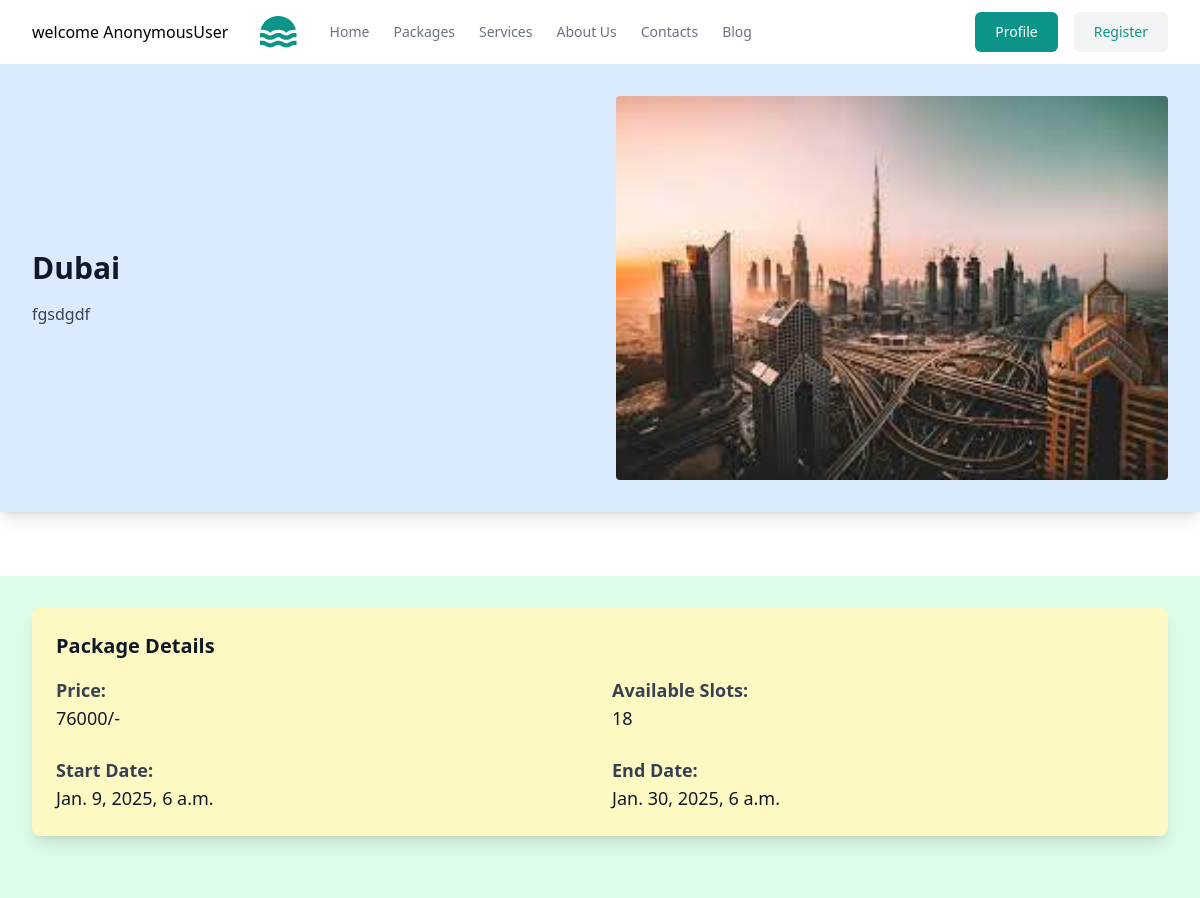
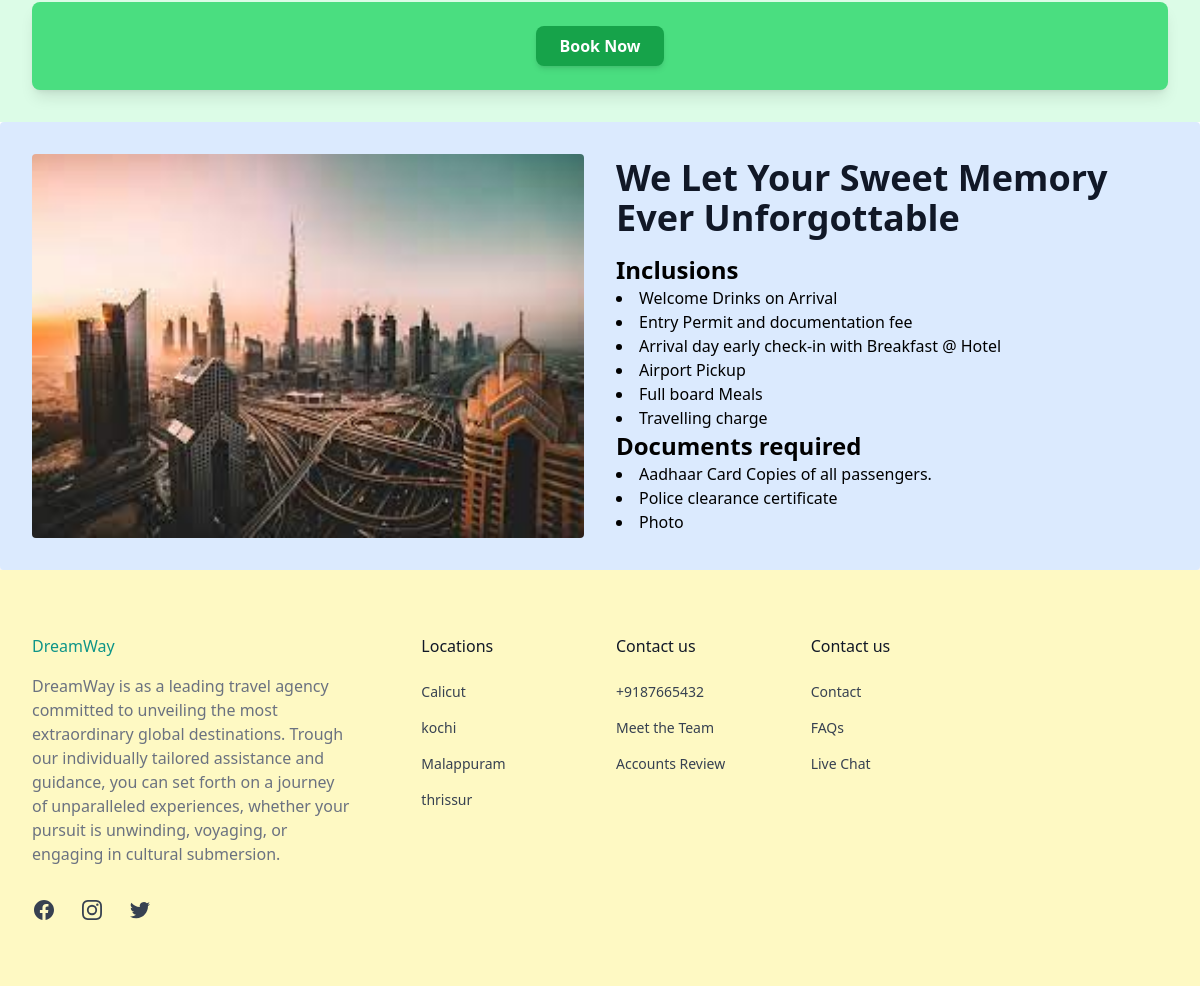
/tour/details/11/, run on the app's committed database (2 pictures, top to bottom).
### tours/models.py (models this page shows, shortened)
class BaseModel(models.Model):
    created_date=models.DateTimeField(auto_now_add=True)
    updated_date=models.DateTimeField(auto_now=True)

class TourPackage(BaseModel):
    package_name=models.CharField(max_length=200)
    description=models.TextField()
    price=models.IntegerField()
    start_date=models.DateTimeField()
    end_date=models.DateTimeField()
    destination=models.CharField(max_length=200)
    available_slots=models.IntegerField()
    image=models.ImageField(upload_to='tour-image',null=True,blank=True)
    imagetwo=models.ImageField(upload_to='tour-imagetwo',null=True,blank=True)

### tours/views.py (the view)
# urls.py: path('tour/details/<int:pk>/',views.TourDetailView.as_view(),name="tour-details"),
class TourDetailView(View):
    template_name="tour_details.html"
    def get(self,request,*args,**kwargs):
        id=kwargs.get("pk")
        qs=TourPackage.objects.get(id=id)
        return render(request,self.template_name,{"data":qs})

### tours/templates/tour_details.html (shortened to what this page needs)
{%extends 'base.html'%}
{%block main_block%}
<section>
    <div class="mx-auto max-w-screen-xl px-4 py-8 sm:px-6 lg:px-8 shadow-lg bg-blue-100" >
      <div class="grid grid-cols-1 gap-4 md:grid-cols-2 md:items-center md:gap-8">
        <div>
          <div class="max-w-lg md:max-w-none">
            <h2 class="text-2xl font-semibold text-gray-900 sm:text-3xl">
             {{data.destination}}
            </h2>
            <p class="mt-4 text-gray-700">
              {{data.description}}
            </p>
          </div>
        </div>
        <div>
          <img
            src="{{data.image.url}}"
            class="rounded w-98 h-96"
            alt=""
          />
        </div>
      </div>
    </div>
  </section>
  <section class="mt-16">
    <div class="mx-auto max-w-screen-xl px-4 py-8 sm:px-6 lg:px-8 bg-green-100">
      <div class="bg-yellow-100 rounded-lg shadow-lg p-6">
        <h3 class="text-xl font-semibold text-gray-900">Package Details</h3>
        <div class="mt-4 grid grid-cols-1 md:grid-cols-2 gap-6">
          <div>
            <p class="text-lg font-bold text-gray-700">Price:</p>
            <p class="text-lg text-gray-900">{{data.price}}/-</p>
          </div>
          <div>
            <p class="text-lg font-bold text-gray-700">Available Slots:</p>
            <p class="text-lg text-gray-900">{{data.available_slots}}</p>
          </div>
          <div>
            <p class="text-lg font-bold text-gray-700">Start Date:</p>
            <p class="text-lg text-gray-900">{{data.start_date}}</p>
          </div>
          <div>
            <p class="text-lg font-bold text-gray-700">End Date:</p>
            <p class="text-lg text-gray-900">{{data.end_date}}</p>
          </div>
        </div>
        </div>
      </div>
</section>
<div class="mx-auto max-w-screen-xl px-4 py-8 sm:px-6 lg:px-8 bg-green-100">
  <div class="bg-green-400 rounded-lg shadow-lg p-6 flex justify-center items-center">
    <a href="{%url 'booking-confirm' data.id%}" class="bg-green-600 text-white font-semibold py-2 px-6 rounded-lg shadow-md hover:bg-green-700 focus:outline-none focus:ring-2 focus:ring-green-500 focus:ring-opacity-50 transition-all duration-300">
      Book Now
    </a>
  </div>
</div>
    <section>
        <div class="mx-auto max-w-screen-xl px-4 py-8 sm:px-6 lg:px-8 shadow-lg bg-blue-100 shadow-lg rounded" >
          <div class="grid grid-cols-1 gap-4 md:grid-cols-2 md:items-center md:gap-8">
            <div>
                <img
                  src="{{data.image.url}}"
                  class="rounded w-100 h-96"
                  alt=""
                />
            </div>
            <div>
              <div class="max-w-lg md:max-w-none">
                <h1 class="text-4xl font-semibold text-gray-900 sm:text-4xl">
                    We Let Your Sweet Memory Ever Unforgottable
                </h1>
                <p class="mt-4 text-gray-700">
                  <div>
                   <h2 class="text-2xl font-bold">Inclusions</h2>
                        <li>Welcome Drinks on Arrival</li>
                        <li>Entry Permit and documentation fee</li>
                        <li>Arrival day early check-in with Breakfast @ Hotel</li>
                        <li>Airport Pickup </li>
                        <li>Full board Meals</li>
                        <li>Travelling charge</li>
                  </div>
                  <div>
                    <h2 class="text-2xl font-bold">Documents required</h2>
                     <li>Aadhaar Card Copies of all passengers.</li>
                     <li>Police clearance certificate</li>
                     <li>Photo</li>
                  </div>
                </p>
              </div>
            </div>
          </div>
        </div>
      </section>
{%endblock%}

### data on the page
TourPackage: destination "Dubai", description "fgsdgdf", image (picture), price "76000", available_slots "18", start_date "Jan. 9, 2025, 6 a.m.", end_date "Jan. 30, 2025, 6 a.m."

### other printed values
{{ request.user }} "AnonymousUser"
